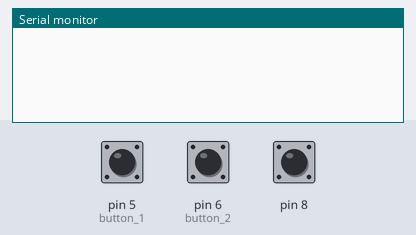
Bench run of a sketch on a simulated Arduino Uno, built with avr-gcc and run on an emulated ATmega328P. Parts: the last lines printed to the serial monitor. The test bench sets the inputs (shaded band); at power-on: pin 5 (button_1) HIGH, pin 6 (button_2) HIGH, pin 8 HIGH.

Above: at 1.2 s.
1.3 s: pin 5 (button_1) pulled LOW for 0.15 s
At 2.5 s:
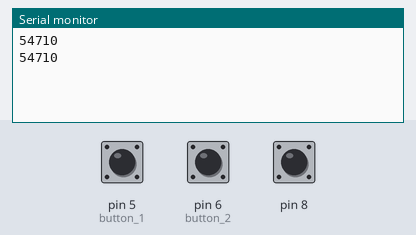
2.9 s: pin 6 (button_2) pulled LOW for 0.15 s
At 3.7 s:
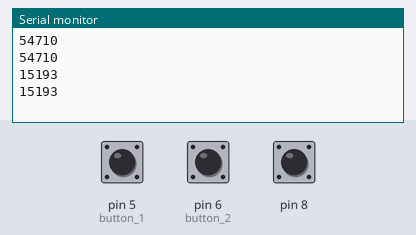
4.5 s: pin 8 pulled LOW for 0.15 s
At 6.1 s:
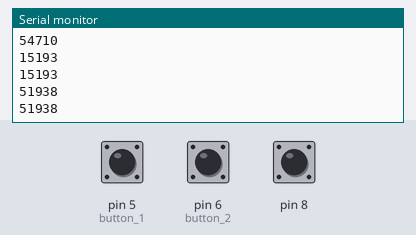
Timing chart, 0 to 7.6 s (numbered marks = the images above; inputs shaded):
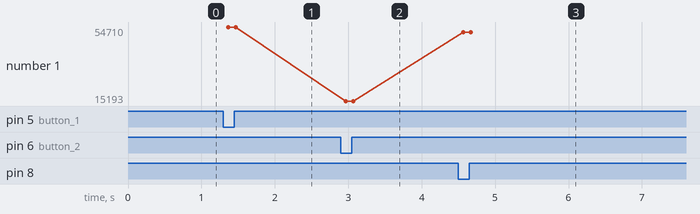

Measured:
- after the input at 1.3 s, the serial monitor: prints a new line after 0.07 s (image 1)
- after the input at 2.9 s, the serial monitor: prints a new line after 0.07 s (image 2)
- after the input at 4.5 s, the serial monitor: prints a new line after 0.07 s (image 3)
- plotted number 1: 54710 → 15193 after the input at 2.9 s, 15193 → 51938 after the input at 4.5 s

The sketch:

Tx_16_bit.ino
```cpp
#include <IRremote.h>

IRsend irsend;

void setup()
{
  Serial.begin(9600);
  pinMode(5,INPUT_PULLUP); // button 1
  pinMode(6,INPUT_PULLUP); // button 2
  pinMode(8,INPUT_PULLUP);

}

void loop() {

  if (digitalRead(5) == LOW){
      irsend.sendSony(0xD5B6,16); //54710
      Serial.println("54710");
      delay(30);
      }

  else if (digitalRead(6) == LOW){
      irsend.sendSony(0x3B59, 16); //15193
      Serial.println("15193");
      delay(30);
      }

  else if (digitalRead(8) == LOW){
      irsend.sendSony(0xCAE2, 16); //51938
      Serial.println("51938");
      delay(30);
      }


   delay(1);

  }
```
